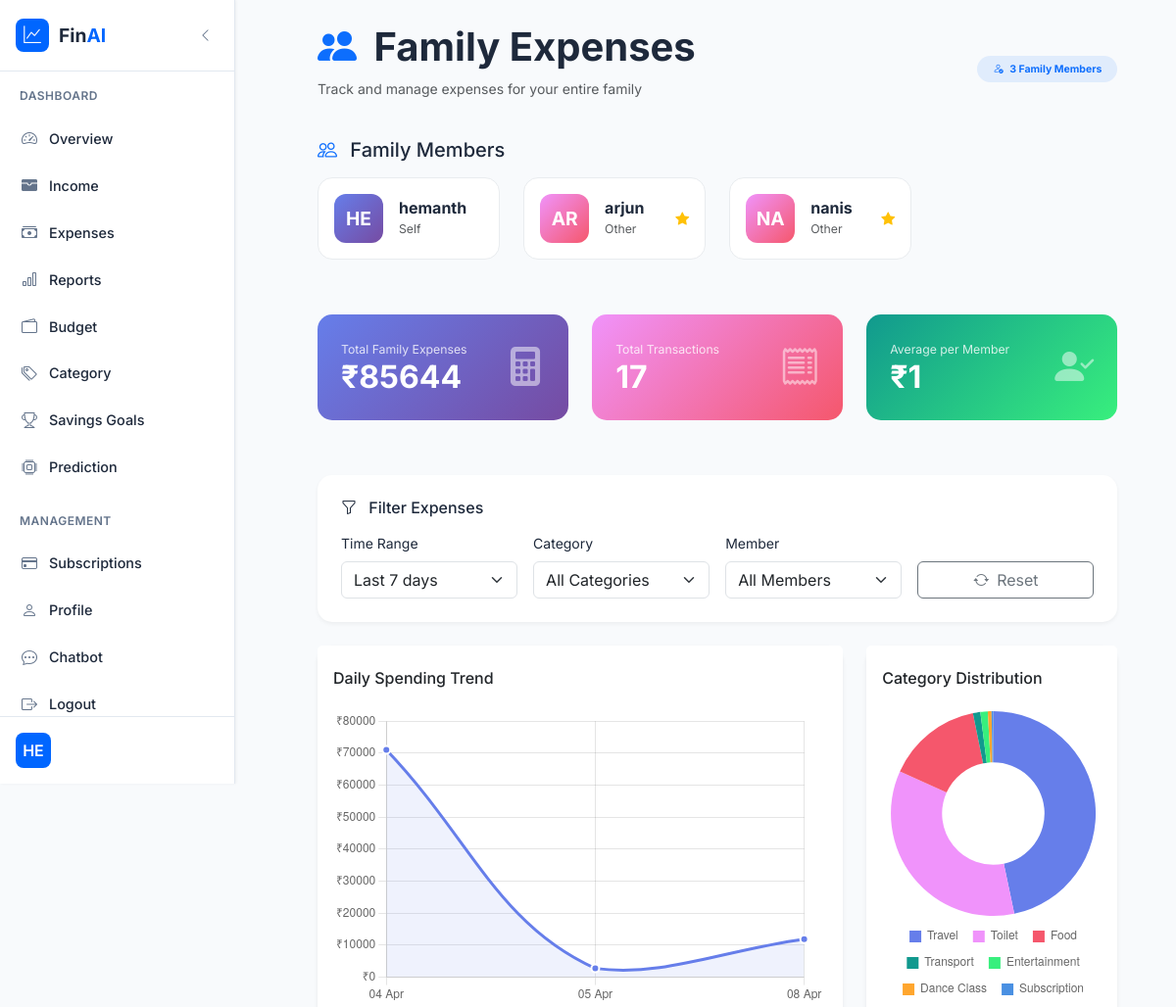
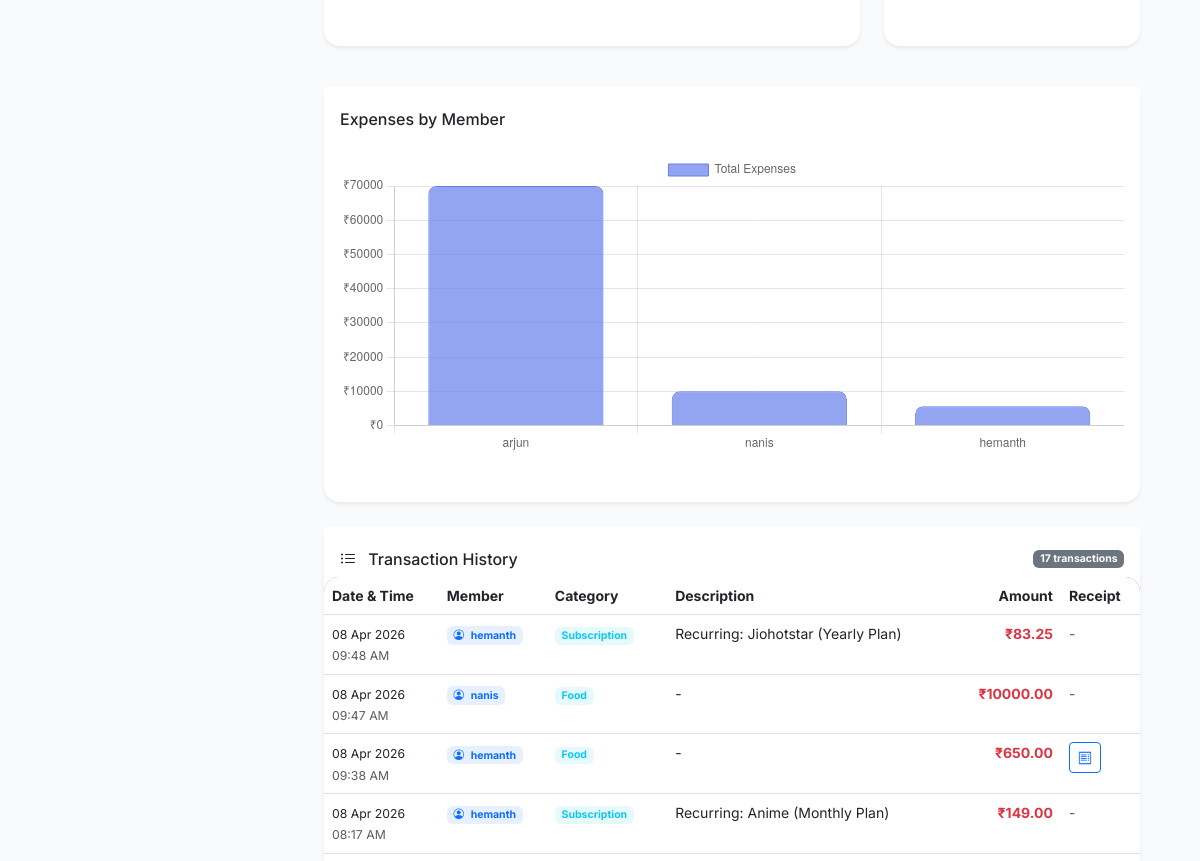
Before: /family-expenses/ (signed in, upper part) with the older database file (2 pictures, top to bottom).
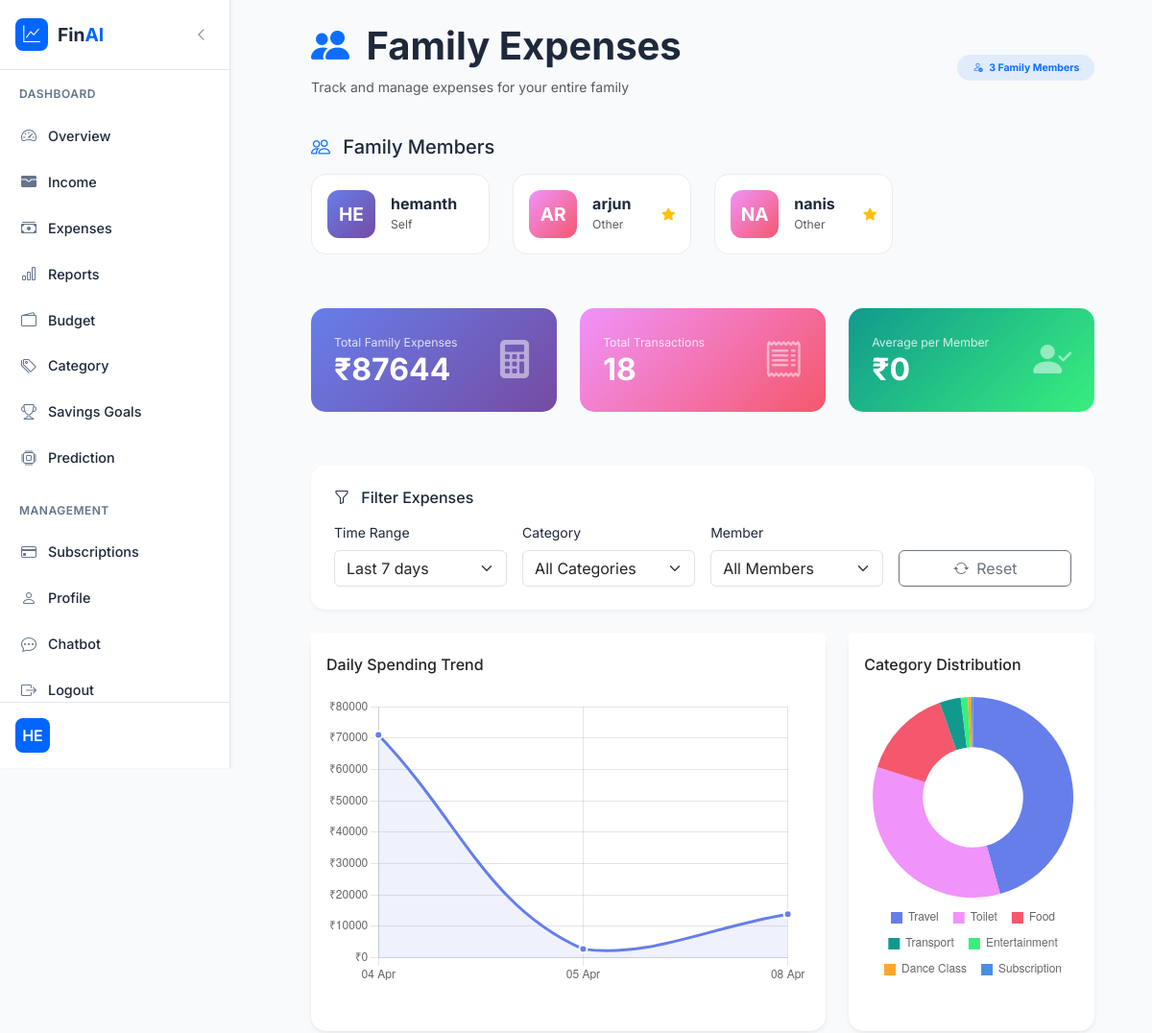
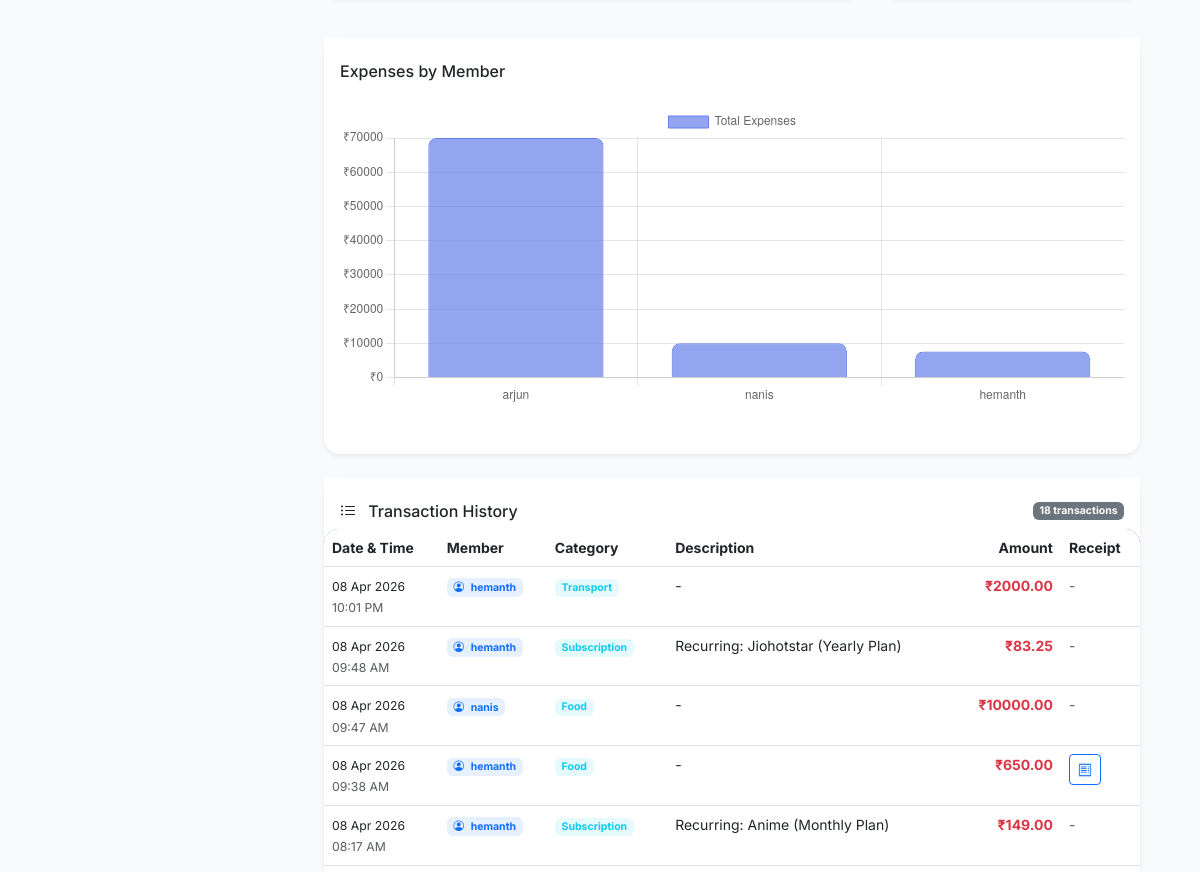
After: the same page with the newer database file (2 pictures, top to bottom).
### app/models.py (models this page shows)
class AddFamilyMember(models.Model):
    Family_code = models.CharField(max_length=10, null=True)
    Added_by = models.ForeignKey(User, on_delete=models.CASCADE, blank=True, null=True, related_name='family_members_added')
    Added_person = models.OneToOneField(User, on_delete=models.CASCADE, blank=True, null=True, related_name='family_member_profile')
    time_stamp = models.DateTimeField(auto_now_add=True)
    relation = models.CharField(max_length=20, null=True)
    class Meta:
        db_table = 'AddFamilyMember'

class Addexpenses(models.Model):
    user = models.ForeignKey(User, on_delete=models.CASCADE, blank=True, null=True)
    category_name = models.CharField(max_length=50, null=True)
    time_stamp = models.DateTimeField(auto_now_add=True)
    spending_amount = models.FloatField(null=True)
    Buyed_Items = models.TextField(null=True)
    bill = models.FileField(upload_to=os.path.join('static', 'Bills'))
    is_anomaly = models.BooleanField(default=False)
    class Meta:
        db_table = 'add_expenses'

### app/views.py (the view)
# urls.py: path('family-expenses/', family_expenses, name='family_expenses'),
def family_expenses(request):
    added_by_other = AddFamilyMember.objects.filter(Added_person=request.user).exists()
    if added_by_other:
        messages.error(request, 'You do not have permission to view family expenses.')
        return redirect('dashboard')
    family_members = AddFamilyMember.objects.filter(Added_by=request.user).select_related('Added_person')
    family_user_ids = [request.user.id]
    for member in family_members:
        if member.Added_person:
            family_user_ids.append(member.Added_person.id)
    time_range = request.GET.get('time_range', '7')  # Default to 7 days
    category_filter = request.GET.get('category', '')
    member_filter = request.GET.get('member', '')
    expenses = Addexpenses.objects.filter(
        user_id__in=family_user_ids,
        time_stamp__isnull=False
    ).select_related('user')
    today = timezone.now().date()
    if time_range == '7':
        start_date = today - timedelta(days=7)
    elif time_range == '30':
        start_date = today - timedelta(days=30)
    elif time_range == '90':
        start_date = today - timedelta(days=90)
    elif time_range == 'month':
        start_date = today.replace(day=1)
    elif time_range == 'year':
        start_date = today.replace(month=1, day=1)
    else:
        start_date = today - timedelta(days=int(time_range))
    expenses = expenses.filter(time_stamp__date__gte=start_date)
    if category_filter:
        expenses = expenses.filter(category_name=category_filter)
    if member_filter and member_filter != 'all':
        expenses = expenses.filter(user_id=member_filter)
    expenses = expenses.order_by('-time_stamp')
    total_expenses = expenses.aggregate(total=Sum('spending_amount'))['total'] or 0
    category_breakdown = expenses.values('category_name').annotate(
        total=Sum('spending_amount')
    ).order_by('-total')
    member_breakdown = expenses.values('user__username', 'user__id').annotate(
        total=Sum('spending_amount'),
        expense_count=models.Count('id')
    ).order_by('-total')
    daily_expenses = expenses.annotate(
        date=TruncDate('time_stamp')
    ).values('date').annotate(
        total=Sum('spending_amount')
    ).order_by('date')
    daily_labels = [item['date'].strftime('%d %b') for item in daily_expenses]
    daily_data = [float(item['total']) for item in daily_expenses]
    category_labels = [item['category_name'] for item in category_breakdown]
    category_data = [float(item['total']) for item in category_breakdown]
    member_names = [item['user__username'] for item in member_breakdown]
    member_totals = [float(item['total']) for item in member_breakdown]
    all_categories = Addexpenses.objects.filter(
    user_id__in=family_user_ids
).values_list('category_name', flat=True).distinct()
    family_list = [{'id': request.user.id, 'name': request.user.username, 'relation': 'Self'}]
    for member in family_members:
        if member.Added_person:
            family_list.append({
                'id': member.Added_person.id,
                'name': member.Added_person.username,
                'relation': member.relation or 'Family Member'
            })
    for member in member_breakdown:
        member['percentage'] = (member['total'] / total_expenses * 100) if total_expenses > 0 else 0
    context = {
        'expenses': expenses,
        'total_expenses': total_expenses,
        'category_breakdown': category_breakdown,
        'member_breakdown': member_breakdown,
        'daily_labels': daily_labels,
        'daily_data': daily_data,
        'category_labels': category_labels,
        'category_data': category_data,
        'member_names': member_names,
        'member_totals': member_totals,
        'all_categories': all_categories,
        'family_list': family_list,
        'current_time_range': time_range,
        'current_category': category_filter,
        'current_member': member_filter,
        'family_members_count': len(family_list),
        'start_date': start_date,
        'family_members': family_members,
    }
    return render(request, 'family_expenses.html', context)

### templates/family_expenses.html (shortened to what the changed rows need)
{% extends 'dashboard.html' %}
{% load static %}
{% block main %}
<div class="dashboard-content" style="margin-left: 300px; padding: 1.5rem;">
    <div class="row mb-4">
        <div class="col-12">
            <div class="d-flex justify-content-between align-items-center">
                <div>
                    <h1 class="display-6 fw-bold">
                        <i class="bi bi-people-fill text-primary me-2"></i>
                        Family Expenses
                    </h1>
                </div>
            </div>
        </div>
    </div>
    <div class="row mb-4">
        <div class="col-12">
            <div class="row">
                {% for member in family_list %}
                <div class="col-md-3 col-sm-6 mb-3">
                    <div class="family-member-card {% if current_member == member.id|stringformat:'s' %}active{% endif %}"
                         onclick="filterByMember('{{ member.id }}')">
                        <div class="d-flex align-items-center">
                            <div class="member-avatar {% if member.relation == 'Self' %}self{% endif %} me-3">
                                {{ member.name|slice:":2"|upper }}
                            </div>
                            <div class="flex-grow-1">
                                <h6 class="mb-0 fw-bold">{{ member.name }}</h6>
                                <small class="text-muted">{{ member.relation }}</small>
                            </div>
                            {% if member.relation != 'Self' %}
                            <i class="bi bi-star-fill text-warning"></i>
                            {% endif %}
                        </div>
                    </div>
                </div>
                {% endfor %}
            </div>
        </div>
    </div>
    <div class="row mb-4">
        <div class="col-md-4 mb-3">
            <div class="summary-card">
                <div class="d-flex justify-content-between align-items-center">
                    <div>
                        <small>Total Family Expenses</small>
                        <h3>₹{{ total_expenses|floatformat:0 }}</h3>
                    </div>
                </div>
            </div>
        </div>
        <div class="col-md-4 mb-3">
            <div class="summary-card" style="background: linear-gradient(135deg, #f093fb 0%, #f5576c 100%);">
                <div class="d-flex justify-content-between align-items-center">
                    <div>
                        <small>Total Transactions</small>
                        <h3>{{ expenses.count }}</h3>
                    </div>
                </div>
            </div>
        </div>
        <div class="col-md-4 mb-3">
            <div class="summary-card" style="background: linear-gradient(135deg, #11998e 0%, #38ef7d 100%);">
                <div class="d-flex justify-content-between align-items-center">
                    <div>
                        <small>Average per Member</small>
                        <h3>₹{{ total_expenses|floatformat:0|divisibleby:family_members_count|floatformat:0 }}</h3>
                    </div>
                </div>
            </div>
        </div>
    </div>
    <div class="row mb-4">
        <div class="col-lg-8 mb-3">
            <div class="card border-0 shadow-sm rounded-4">
                <div class="card-body">
                    <div class="chart-container">
                        <canvas id="dailyExpenseChart"></canvas>
                    </div>
                </div>
            </div>
        </div>
        <div class="col-lg-4 mb-3">
            <div class="card border-0 shadow-sm rounded-4 h-100">
                <div class="card-body">
                    <div class="chart-container">
                        <canvas id="categoryChart"></canvas>
                    </div>
                </div>
            </div>
        </div>
    </div>
    <div class="row mb-4">
        <div class="col-12">
            <div class="card border-0 shadow-sm rounded-4">
                <div class="card-body">
                    <div class="chart-container" style="height: 300px;">
                        <canvas id="memberChart"></canvas>
                    </div>
                </div>
            </div>
        </div>
    </div>
    <div class="card border-0 shadow-sm rounded-4">
        <div class="card-header bg-white border-0 pt-4 d-flex justify-content-between align-items-center">
            <h6 class="mb-0">
                <i class="bi bi-list-ul me-2"></i>
                Transaction History
            </h6>
            <span class="badge bg-secondary">{{ expenses.count }} transactions</span>
        </div>
        <div class="card-body p-0">
            {% if expenses %}
            <div class="table-responsive">
                <table class="table expense-table mb-0">
                    <thead>
                        <tr>
                            <th>Date & Time</th>
                            <th>Member</th>
                            <th>Category</th>
                            <th>Description</th>
                            <th class="text-end">Amount</th>
                            <th>Receipt</th>
                        </tr>
                    </thead>
                    <tbody>
                        {% for expense in expenses %}
                        <tr>
                            <td>
                                <small>{{ expense.time_stamp|date:"d M Y" }}</small><br>
                                <small class="text-muted">{{ expense.time_stamp|time:"h:i A" }}</small>
                            </td>
                            <td>
                                <span class="badge bg-primary bg-opacity-10 text-primary">
                                    <i class="bi bi-person-circle me-1"></i>
                                    {{ expense.user.username }}
                                </span>
                            </td>
                            <td>
                                <span class="badge bg-info bg-opacity-10 text-info">
                                    {{ expense.category_name|default:"Uncategorized" }}
                                </span>
                            </td>
                            <td>{{ expense.Buyed_Items|truncatewords:10|default:"-" }}</td>
                            <td class="text-end text-danger fw-bold">₹{{ expense.spending_amount|floatformat:2 }}</td>
                            <td>
                                {% if expense.bill %}
                                <a href="{{ expense.bill.url }}" target="_blank" class="btn btn-sm btn-outline-primary">
                                    <i class="bi bi-receipt"></i>
                                </a>
                                {% else %}
                                <span class="text-muted">-</span>
                                {% endif %}
                            </td>
                        </tr>
                        {% endfor %}
                    </tbody>
                </table>
            </div>
            {% else %}
            <div class="text-center py-5">
                <i class="bi bi-inbox display-1 text-muted opacity-25"></i>
                <h5 class="text-muted mt-3">No expenses found</h5>
                <p class="text-muted">No expenses recorded for the selected filters</p>
            </div>
            {% endif %}
        </div>
    </div>
</div>
{% endblock %}

### templates/dashboard.html (shortened to what the changed rows need)
<!DOCTYPE html>
<html lang="en">
<head>
    <link href="https://cdn.jsdelivr.net/npm/bootstrap@5.3.0-alpha1/dist/css/bootstrap.min.css" rel="stylesheet">
    <link rel="stylesheet" href="https://cdn.jsdelivr.net/npm/bootstrap-icons@1.10.0/font/bootstrap-icons.css">
</head>
<body>
    {% block nav %}
    <aside class="sidebar">
        <div class="user-profile">
            <div class="profile-content">
                <div class="profile-avatar">
                {{ user.username|slice:":2"|upper }}
                </div>
                <div class="profile-info">
                </div>
            </div>
        </div>
    </aside>
    {% endblock %}
    {% block main %}{% endblock %}
</body>
</html>

Changed rows visible on the page:
added Addexpenses: time_stamp "08 Apr 2026", time_stamp "10:01 PM", user.username "hemanth", category_name "Transport", Buyed_Items "-", spending_amount "2000.00"
Other visible differences:
{{ total_expenses|floatformat:0 }}: "85644" → "87644"
{{ expenses.count }}: "17" → "18"
chart data {{ daily_data|safe }}: [71012.0, 2750.0, 11882.25] → [71012.0, 2750.0, 13882.25]
chart data {{ category_data|safe }}: [40000.0, 30000.0, 12912.0, 1000.0, 1000.0, 500.0, 232.25] → [40000.0, 30000.0, 12912.0, 3000.0, 1000.0, 500.0, 232.25]
chart data {{ member_totals|safe }}: [70000.0, 10000.0, 5644.25] → [70000.0, 10000.0, 7644.25]
text no longer shown: "1"
text now shown: "0"
